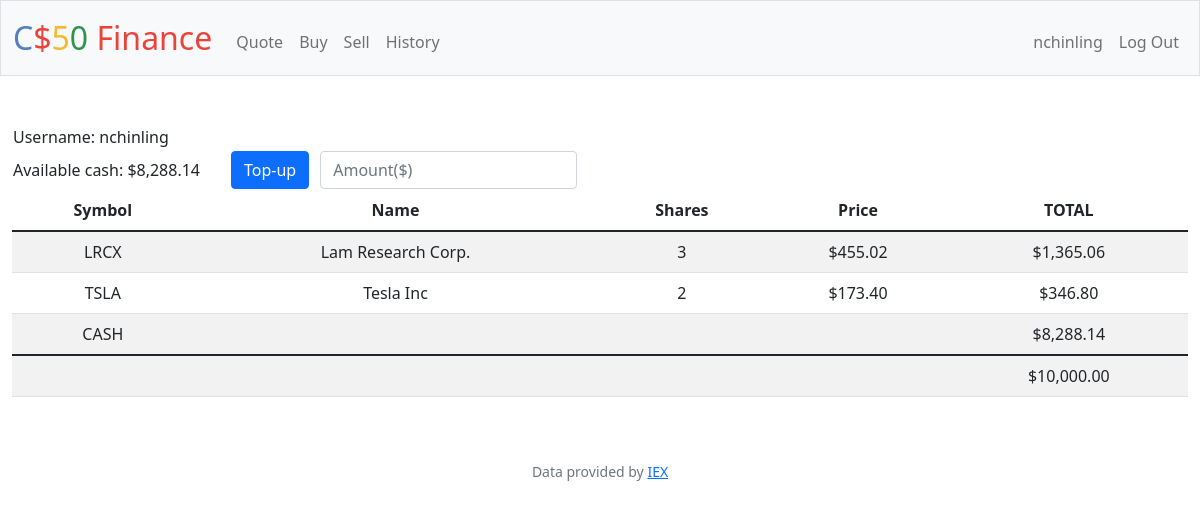
Screenshot of /profile (signed in) with the database file from the repository.
### tables this page shows
CREATE TABLE users (id INTEGER PRIMARY KEY AUTOINCREMENT NOT NULL, username TEXT NOT NULL, hash TEXT NOT NULL, cash NUMERIC NOT NULL DEFAULT 10000.00);

CREATE TABLE transactions(
    id INTEGER PRIMARY KEY AUTOINCREMENT,
    user_id INTEGER NOT NULL, 
    name TEXT NOT NULL, 
    shares INTEGER NOT NULL, 
    price NUMERIC NOT NULL, 
    type TEXT NOT NULL, 
    symbol TEXT NOT NULL, 
    time TIMESTAMP DEFAULT CURRENT_TIMESTAMP, 
    FOREIGN KEY(user_id) REFERENCES users(id)
);

### app.py (the view)
@app.route("/profile", methods=["GET", "POST"])
@login_required
def profile():
    uid = session["user_id"]
    if request.method == "POST":
        topup = float(request.form.get("topup"))
        available_cash = db.execute("SELECT cash FROM users WHERE id = ?", uid)[0]["cash"]
        db.execute("UPDATE users SET cash = ? WHERE id = ?", available_cash + topup, uid)
        return redirect("/profile")
    else:
        username = db.execute("SELECT username FROM users WHERE id = ?", uid)[0]["username"]
        userdata = db.execute(
            "SELECT username, cash FROM users WHERE id = ?", uid)
        stocks = db.execute(
            "SELECT symbol, name, price, SUM(shares) as totalShares FROM transactions WHERE user_id = ? GROUP BY symbol", uid)
        cash = db.execute("SELECT cash FROM users WHERE id = ?", uid)[0]["cash"]
        total = cash
        for stock in stocks:
            total += stock["price"]*stock["totalShares"]
        return render_template("profile.html", stocks2=stocks, cash=usd(cash), total=usd(total), usd=usd, username=username, userdata=userdata)

### app.py (called while the page is built)
@app.after_request
def after_request(response):
    response.headers["Cache-Control"] = "no-cache, no-store, must-revalidate"
    response.headers["Expires"] = 0
    response.headers["Pragma"] = "no-cache"
    return response

### helpers.py (called while the page is built)
def login_required(f):
    @wraps(f)
    def decorated_function(*args, **kwargs):
        if session.get("user_id") is None:
            return redirect("/login")
        return f(*args, **kwargs)
    return decorated_function

def usd(value):
    return f"${value:,.2f}"

### templates/profile.html (shortened to what this page needs)
{% extends "layout.html" %}
{% block main %}
<table>
<tr>
<td style="text-align:left">
{% for data in userdata %}
            Username: {{ data["username"]}}
        {% endfor %}
</td>
</tr>
<tr>
<td style="text-align:left">
{% for data in userdata %}
            Available cash: {{ usd(data["cash"])}}
{% endfor %}
</td>
<form action="/profile" method="post">
<td style="padding-left: 30px">
    <button class="btn btn-primary" type="submit">Top-up</button></td>
<td style="padding-left: 10px">
    <div>
        <input class="form-control mx-auto w-auto" name="topup" placeholder="Amount($)" type="numeric">
    </div>
</td>
</form>
</tr>
</table>
<table class="table table-striped">
    <thead>
        <tr>
            <th>Symbol</th>
            <th>Name</th>
            <th>Shares</th>
            <th>Price</th>
            <th>TOTAL</th>
        </tr>
    </thead>
    <tbody>
        {% for stock in stocks2 %}
        <tr>
            <td>{{ stock["symbol"]}}</td>
            <td>{{ stock["name"]}}</td>
            <td>{{ stock["totalShares"]}}</td>
            <td>{{ usd(stock["price"]) }}</td>
            <td>{{ usd(stock["totalShares"] * stock["price"]) }}</td>
        </tr>
        {% endfor %}
        <tr>
            <td>CASH</td>
            <td colspan="3"></td>
            <td>{{ cash }}</td>
        </tr>
    </tbody>
        <td colspan="4"></td>
        <td>{{total}}</td>
</table>
{% endblock %}

### templates/layout.html (shortened to what this page needs)
<!DOCTYPE html>
<html lang="en">
    <head>
        <link href="https://cdn.jsdelivr.net/npm/bootstrap@5.1.3/dist/css/bootstrap.min.css" rel="stylesheet">
        <link href="/static/styles.css" rel="stylesheet">
    </head>
    <body>
        <nav class="bg-light border navbar navbar-expand-md navbar-light">
            <div class="container-fluid">
                <a class="navbar-brand" href="/"><span class="blue">C</span><span class="red">$</span><span class="yellow">5</span><span class="green">0</span> <span class="red">Finance</span></a>
                <div class="collapse navbar-collapse" id="navbar">
                    {% if session["user_id"] %}
                        <ul class="navbar-nav me-auto mt-2">
                            <li class="nav-item"><a class="nav-link" href="/quote">Quote</a></li>
                            <li class="nav-item"><a class="nav-link" href="/buy">Buy</a></li>
                            <li class="nav-item"><a class="nav-link" href="/sell">Sell</a></li>
                            <li class="nav-item"><a class="nav-link" href="/history">History</a></li>
                        </ul>
                        <ul class="navbar-nav ms-auto mt-2">
                            <li class="nav-item"><a class="nav-link"href="/profile">{{session["user"]}}</a></li>
                            <li class="nav-item"><a class="nav-link" href="/logout">Log Out</a></li>
                        </ul>
                    {% else %}
                        <ul class="navbar-nav ms-auto mt-2">
                            <li class="nav-item"><a class="nav-link" href="/register">Register</a></li>
                            <li class="nav-item"><a class="nav-link" href="/login">Log In</a></li>
                        </ul>
                    {% endif %}
                </div>
            </div>
        </nav>
        <main class="container-fluid py-5 text-center">
            {% block main %}{% endblock %}
        </main>
        <footer class="mb-5 small text-center text-muted">
            Data provided by <a href="https://iexcloud.io/">IEX</a>
        </footer>
    </body>
</html>

### static/styles.css (style rules this page uses)
nav .navbar-brand { font-size: xx-large; }
nav .navbar-brand .blue { color: #537fbe; }
nav .navbar-brand .red { color: #ea433b; }
nav .navbar-brand .yellow { color: #f5b82e; }
nav .navbar-brand .green { color: #2e944b; }

### rows the page displays
users: user "nchinling", username "nchinling", cash "$8,288.14"
transactions: symbol "LRCX", name "Lam Research Corp.", totalShares "3", price "$455.02", totalShares "$1,365.06"
transactions: symbol "TSLA", name "Tesla Inc", totalShares "2", price "$173.40", totalShares "$346.80"

### other values shown
{{ cash }} "$8,288.14"
{{ total }} "$10,000.00"
